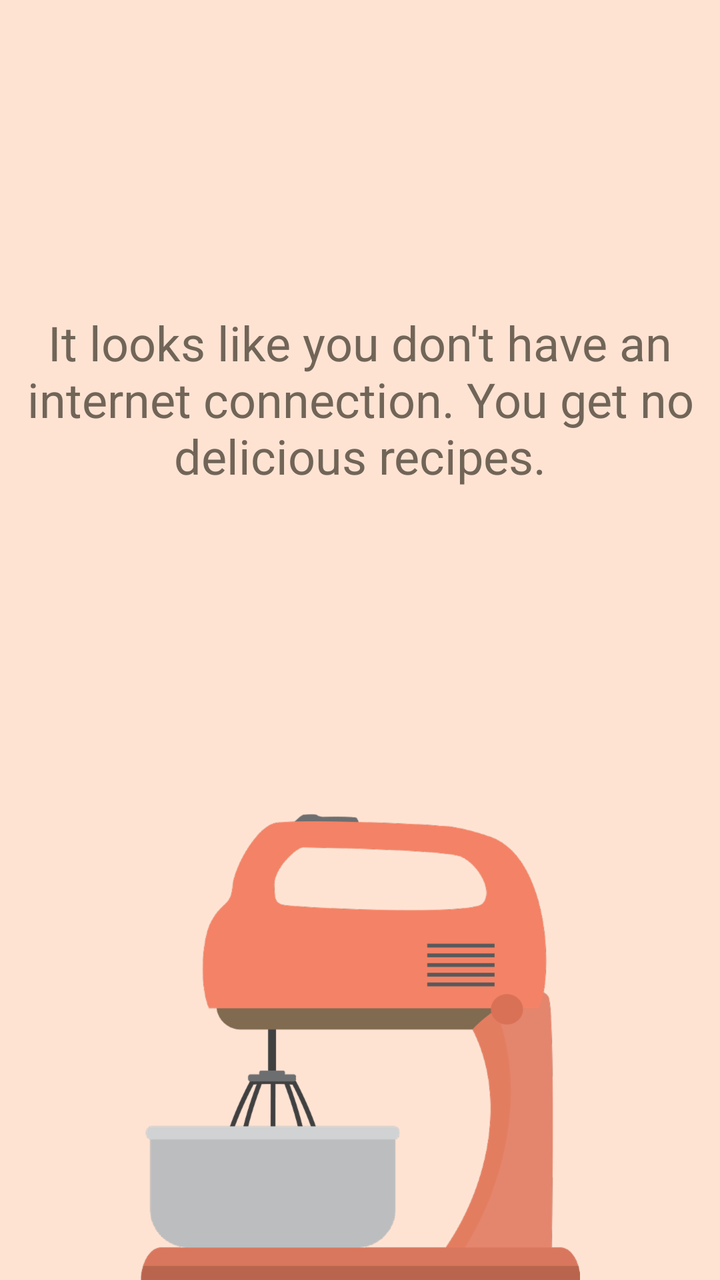
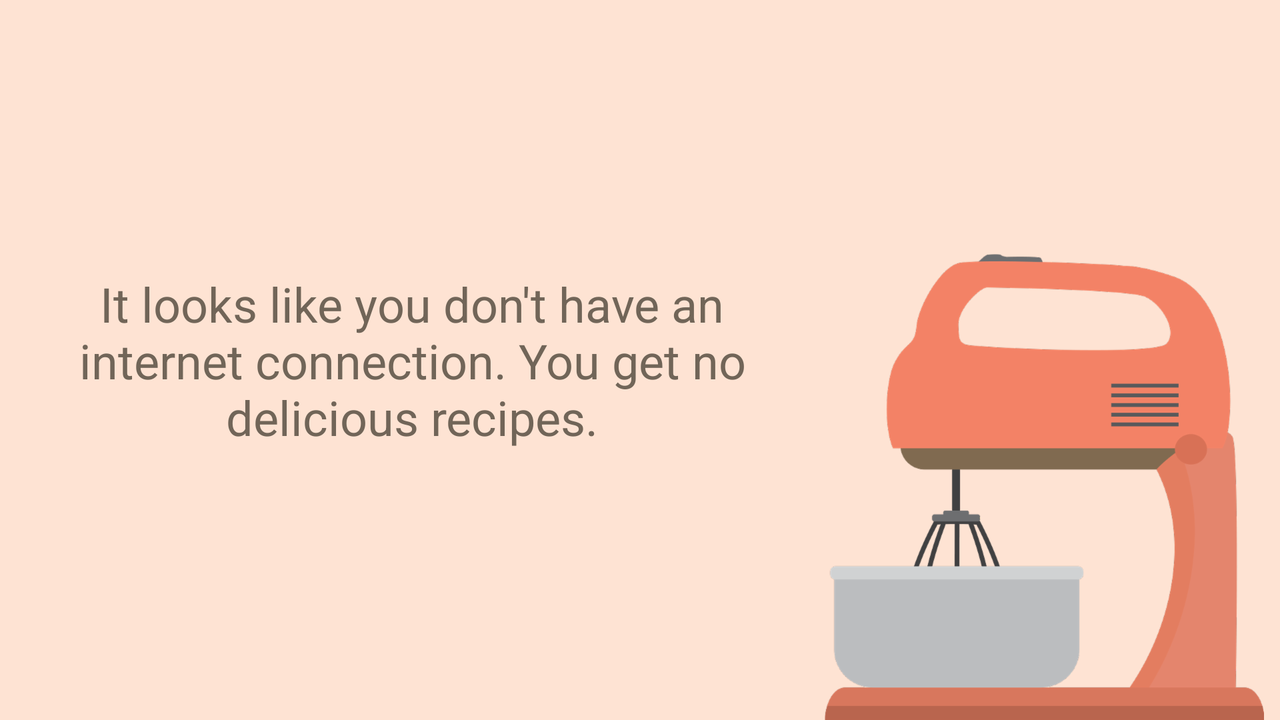

One screen, two layout resources from the same app: the default and the repository's alternative for another configuration. Each is rendered where Android would select it; the XML of both is given below.
<!-- AndroidManifest.xml: application theme AppTheme -->
<!-- res/layout/empty_views.xml -->
<android.support.constraint.ConstraintLayout xmlns:android="http://schemas.android.com/apk/res/android"
    xmlns:app="http://schemas.android.com/apk/res-auto"
    xmlns:tools="http://schemas.android.com/tools"
    android:layout_width="match_parent"
    android:layout_height="match_parent"
    tools:context=".MainActivity">

    <TextView
        android:id="@+id/emptyTextView"
        style="@style/EmptyViewsText"
        android:layout_width="wrap_content"
        android:layout_height="wrap_content"
        android:layout_marginBottom="@dimen/margins_8"
        app:layout_constraintBottom_toTopOf="@+id/emptyImageView"
        app:layout_constraintLeft_toLeftOf="parent"
        app:layout_constraintRight_toRightOf="parent"
        app:layout_constraintTop_toTopOf="parent"
        tools:text="@string/no_internet" />

    <ImageView
        android:id="@+id/emptyImageView"
        android:layout_width="wrap_content"
        android:layout_height="wrap_content"
        android:layout_marginStart="@dimen/margins_8"
        android:layout_marginEnd="@dimen/margins_8"
        app:layout_constraintBottom_toBottomOf="parent"
        app:layout_constraintEnd_toEndOf="parent"
        app:layout_constraintStart_toStartOf="parent"
        app:srcCompat="@drawable/mixer" />

</android.support.constraint.ConstraintLayout>
<!-- resources referenced by this layout -->
<resources>
  <dimen name="margins_8">8dp</dimen>
  <!-- drawable mixer: png bitmap (drawable-hdpi, 23080 bytes) -->
  <string name="no_internet">It looks like you don\'t have an internet connection. You get no delicious recipes.</string>
  <style name="EmptyViewsText" parent="AppTheme">
          <item name="android:textColor">@color/primaryTextColor</item>
          <item name="android:textSize">@dimen/text24</item>
          <item name="android:textAlignment">center</item>
      </style>
  <style name="AppTheme" parent="Theme.AppCompat.Light.DarkActionBar">
          
          <item name="colorPrimary">@color/colorPrimary</item>
          <item name="colorPrimaryDark">@color/colorPrimaryDark</item>
          <item name="colorAccent">@color/colorAccent</item>
          <item name="android:windowBackground">@color/windowBackground</item>
      </style>
  <color name="primaryTextColor">#716558</color>
  <dimen name="text24">24sp</dimen>
  <color name="colorPrimary">#a97c51</color>
  <color name="colorPrimaryDark">#d3af9d</color>
  <color name="colorAccent">#f38366</color>
  <color name="windowBackground">#fee3d3</color>
</resources>
<!-- res/layout-land/empty_views.xml (the repository's variant of the layout above) -->
<!-- drawn on the phone turned sideways -->
<androidx.constraintlayout.widget.ConstraintLayout xmlns:android="http://schemas.android.com/apk/res/android"
    xmlns:app="http://schemas.android.com/apk/res-auto"
    xmlns:tools="http://schemas.android.com/tools"
    android:layout_width="match_parent"
    android:layout_height="match_parent"
    tools:context=".MainActivity">

    <TextView
        android:id="@+id/emptyTextView"
        style="@style/EmptyViewsText"
        android:layout_width="0dp"
        android:layout_height="wrap_content"
        android:layout_marginStart="@dimen/margins_8"
        android:layout_marginTop="@dimen/margins_8"
        android:layout_marginEnd="@dimen/margins_8"
        android:layout_marginBottom="@dimen/margins_8"
        app:layout_constraintBottom_toBottomOf="parent"
        app:layout_constraintEnd_toStartOf="@+id/emptyImageView"
        app:layout_constraintStart_toStartOf="parent"
        app:layout_constraintTop_toTopOf="parent"
        tools:text="@string/no_internet" />

    <ImageView
        android:id="@+id/emptyImageView"
        android:layout_width="wrap_content"
        android:layout_height="wrap_content"
        android:layout_marginEnd="@dimen/margins_8"
        app:layout_constraintBottom_toBottomOf="parent"
        app:layout_constraintEnd_toEndOf="parent"
        app:srcCompat="@drawable/mixer" />

</androidx.constraintlayout.widget.ConstraintLayout>
